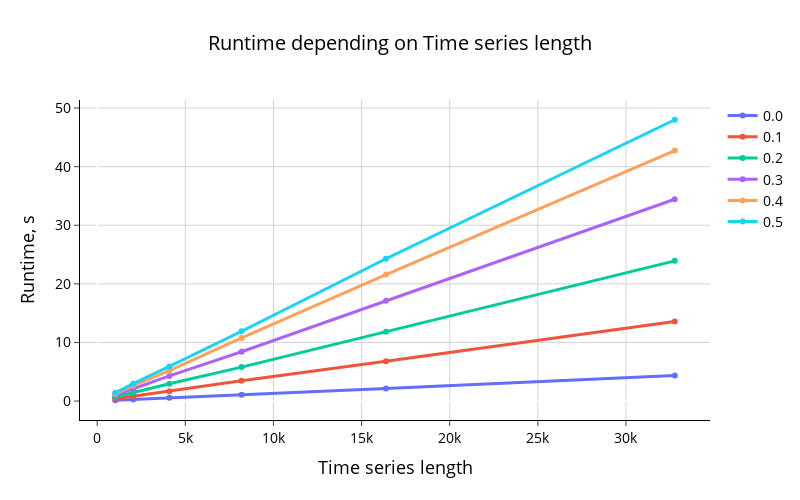

Source (notebook cell):
### Code cell
# visualize plot with results of experiment
comparison_param = np.array(r_list)

visualize_plot_times(exp1_times, comparison_param, exp1_params)

### Figure 1 — Plotly figure (JSON) as saved in the notebook; plotly's stock layout.template omitted (floating-point values rounded to 4 significant figures)
{"data": [{"line": {"width": 3}, "name": "0.0", "type": "scatter", "x": [1024, 2048, 4096, 8192, 16384, 32768], "y": [0.1399, 0.2813, 0.5604, 1.07, 2.156, 4.379]}, {"line": {"width": 3}, "name": "0.1", "type": "scatter", "x": [1024, 2048, 4096, 8192, 16384, 32768], "y": [0.3982, 0.8447, 1.689, 3.483, 6.802, 13.58]}, {"line": {"width": 3}, "name": "0.2", "type": "scatter", "x": [1024, 2048, 4096, 8192, 16384, 32768], "y": [0.693, 1.478, 2.96, 5.793, 11.82, 23.93]}, {"line": {"width": 3}, "name": "0.3", "type": "scatter", "x": [1024, 2048, 4096, 8192, 16384, 32768], "y": [0.9936, 2.06, 4.289, 8.414, 17.12, 34.44]}, {"line": {"width": 3}, "name": "0.4", "type": "scatter", "x": [1024, 2048, 4096, 8192, 16384, 32768], "y": [1.248, 2.642, 5.177, 10.77, 21.59, 42.75]}, {"line": {"width": 3}, "name": "0.5", "type": "scatter", "x": [1024, 2048, 4096, 8192, 16384, 32768], "y": [1.403, 2.969, 5.917, 11.91, 24.28, 48.0]}], "layout": {"height": 500, "legend": {"font": {"color": "black", "size": 14}}, "paper_bgcolor": "white", "plot_bgcolor": "white", "title": {"font": {"color": "black", "size": 20}, "text": "Runtime depending on Time series length", "x": 0.5, "xanchor": "center"}, "width": 800, "xaxis": {"gridcolor": "lightgray", "linecolor": "#000", "showgrid": true, "tickfont": {"color": "black", "size": 14}, "ticks": "outside", "title": {"font": {"color": "black", "size": 18}, "text": "Time series length"}}, "yaxis": {"gridcolor": "lightgray", "linecolor": "#000", "showgrid": true, "tickfont": {"color": "black", "size": 14}, "ticks": "outside", "title": {"font": {"color": "black", "size": 18}, "text": "Runtime, s"}}}}
